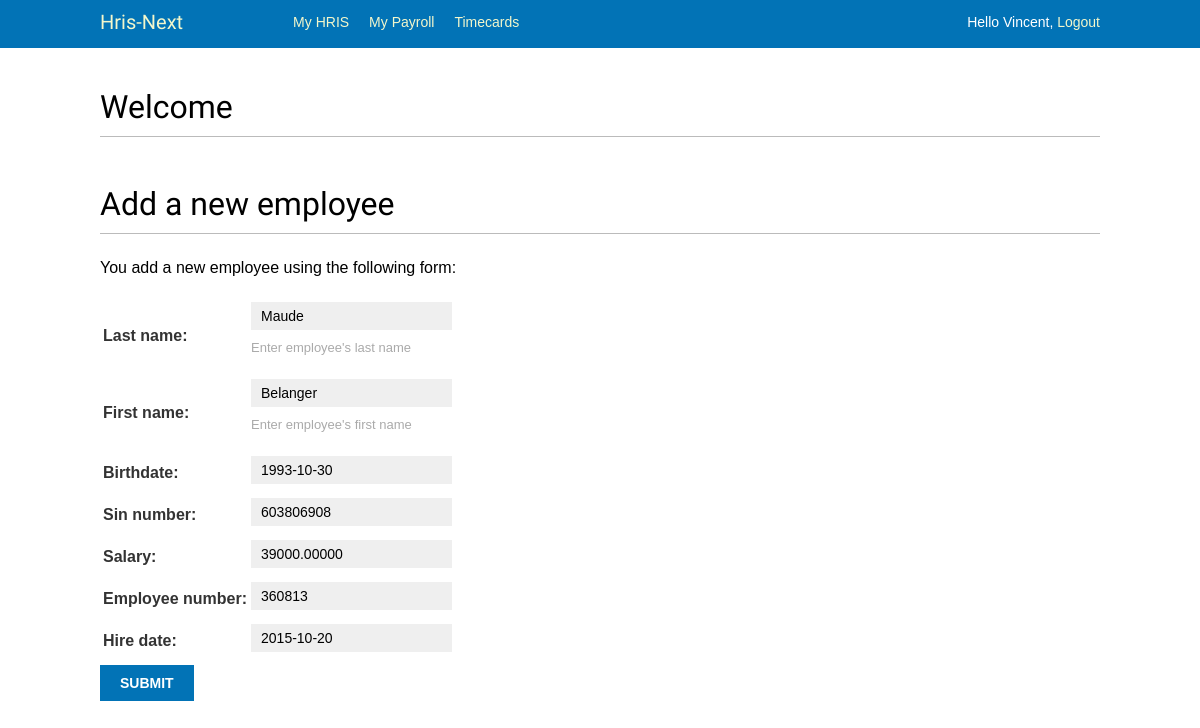
/hris/employee/3/update/ (signed in), run on the app's committed database.
### hris/models.py (models this page shows, shortened)
class Employee(models.Model):
    first_name = models.CharField(max_length=50, help_text='Enter employee\'s first name')
    last_name = models.CharField(max_length=50, help_text='Enter employee\'s last name')
    birthdate = models.DateField()
    sin_number = models.IntegerField()
    salary = models.DecimalField(max_digits = 16, decimal_places = 5)
    employee_number = models.IntegerField()
    hire_date = models.DateField()
    street_no = models.CharField(max_length=10, default=' ',help_text='Enter employee\'s address')
    street_name = models.CharField(max_length=50, default=' ',help_text='Enter employee\'s address')
    city = models.CharField(max_length=50, default=' ', help_text='Enter employee\'s address')
    post_code = models.CharField(max_length=7, default=' ',help_text='Enter employee\'s postal code')
    class Meta:
        ordering = ['last_name', 'first_name','birthdate']

### hris/views.py (the view)
# urls.py: path('employee/<int:pk>/update/', views.EmployeeUpdate.as_view(), name='employee-update'),
class EmployeeUpdate(LoginRequiredMixin, UpdateView):
    model = Employee
    fields = ('last_name','first_name', 'birthdate','sin_number','salary','employee_number','hire_date')

### hris/templates/hris/employee_form.html (shortened to what this page needs)
{% extends "base_generic.html" %}
{% block content %}
<h1> Welcome </h1>
<br>
<h1>Add a new employee</h1>
<p>You add a new employee using the following form:</p>
<form action="" method="post">
  <table>
  {{ form.as_table }}
  </table>
  <input type="submit" value="Submit">
</form>
<br>
{% endblock %}

### templates/base_generic.html (shortened to what this page needs)
{% load static %}
<!DOCTYPE html>
<html>
<head>
  <link href="{% static "css/base.css" %}" rel="stylesheet">
</head>
<body>
  <div id="header">
    <span class="logo" <a href="{% url 'hris:index' %}">Hris-Next</span>
    {% if request.user.is_authenticated %}
      <ul class="menu">
        <li {% if section == "hris" %}class="selected"{% endif %}>
          <a href="{% url "hris:index" %}">My HRIS</a>
        </li>
        <li {% if section == "payroll" %}class="selected"{% endif %}>
          <a href="{% url "payroll:index" %}">My Payroll</a>
        </li>
        <li {% if section == "timecards" %}class="selected"{% endif %}>
          <a href="{% url "timecards:allcards-list" %}"> Timecards</a>
        </li>
      </ul>
    {% endif %}
    <span class="user">
      {% if request.user.is_authenticated %}
        Hello {{ request.user.first_name }},
        <a href="{% url "logout" %}">Logout</a>
      {% else %}
        <a href="{% url "login" %}">Log-in</a>
      {% endif %}
    </span>
  </div>
  <div id="content">
    {% block content %}
    {% endblock %}
  </div>
</body>
</html>

### static/css/base.css (style rules this page uses)
body { margin:0; padding:0; font-family:helvetica, sans-serif; }
p { line-height: 1.8; }
a { color:#0273B6; text-decoration:none; }
h1, h2, h3, h4, h5 , h6 { font-family: 'Muli', sans-serif; font-weight:normal; }
h1 { border-bottom:1px solid #bbb; padding:0 0 10px 0; margin:10px 0 20px 0; }
#header { padding:10px 100px; font-size:14px; background:#0273B6; color:#fff; border-bottom:4px solid #0272B6; overflow:auto; }
#header .logo { font-family: 'Muli', sans-serif; float:left; color:#f3f7cc; font-size:20px; margin-right:10%; }
#header ul.menu { list-style:none; float:left; margin:0; padding:0; }
#header ul.menu li { float:left; padding:4px 10px; }
#header a { color:#f3f7cc; }
#header .user { float:right; padding-top:4px; }
#content { padding:30px 100px; }
form { overflow:auto; }
label { float:left; clear:both; color:#333; margin-bottom:4px; }
input, textarea { clear:both; float:left; margin:0 0 10px; background:#efefef; border:0; padding:6px 10px; font-size:14px; }
input[type=submit], a.button { font-weight:bold; background:#0273B6; color:#fff; padding:10px 20px; font-size:14px; text-transform:uppercase; }
.helptext { margin:0 0 20px 0; color:#aaa; clear:both; float:left; font-size:13px; }

### data on the page
Employee: last_name "Maude", first_name "Belanger", birthdate "1993-10-30", sin_number "603806908", salary "39000.00000", employee_number "360813", hire_date "2015-10-20"

### other printed values
{{ request.user.first_name }} "Vincent"
